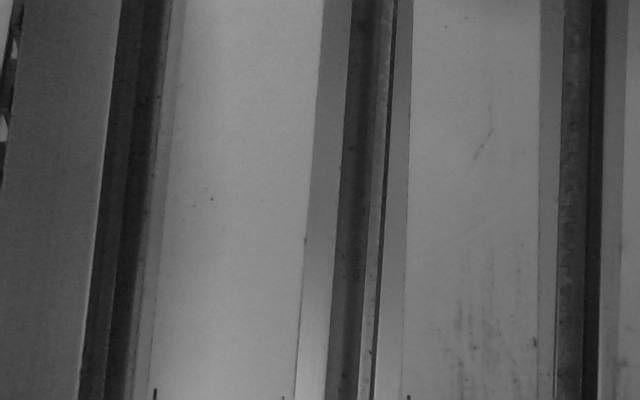
#> input picture tests/data/bars_only.png, 640 x 400 px
$ python -i features.py   (imports and definitions only)   (older library calls are emulated)
#> lines starting #> are read from the running program, lines starting #| are printed output that depends on the picture
#> further down, picture is the input picture: shape (400, 640); min 13, max 163, mean 95.6
"""Board features in a picture (docs/13 §4.5): holes and fiducials (edge-based circles, bright or dark inside)
and outline corners (two straight edges fitted and crossed). Pixel space only; the caller maps to millimetres with
the camera model at the board's top plane.

Bench facts: a mounting hole over the dark T-slot grooves shows no contrast, over the bars it is a faint lighter
disc; round pads are look-alikes (a hole is plain inside, a pad has a hole of its own or is brighter at its rim).
So: edge strength around the WHOLE circle at the expected radius, near the predicted place, and a sub-pixel fit.
"""
from __future__ import annotations

import math
from dataclasses import dataclass

import cv2
import numpy as np


# [6 lines left out: function fit_circle, not called in this run]


def _gradients(gray: np.ndarray, sigma: float = 1.0):
#> called with sigma = 1
    g = cv2.GaussianBlur(np.asarray(gray, np.float32), (0, 0), sigma)
    gx = cv2.Sobel(g, cv2.CV_32F, 1, 0, ksize=3) / 8.0
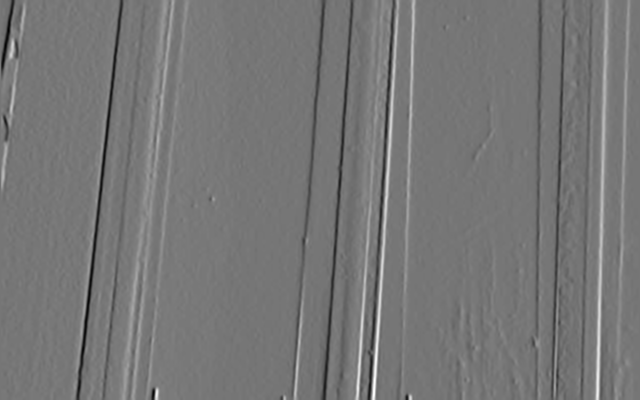
#> gx: shape (400, 640) float32; min -26.19, max 30.02, mean 0.1; drawn with min black and max white
    gy = cv2.Sobel(g, cv2.CV_32F, 0, 1, ksize=3) / 8.0
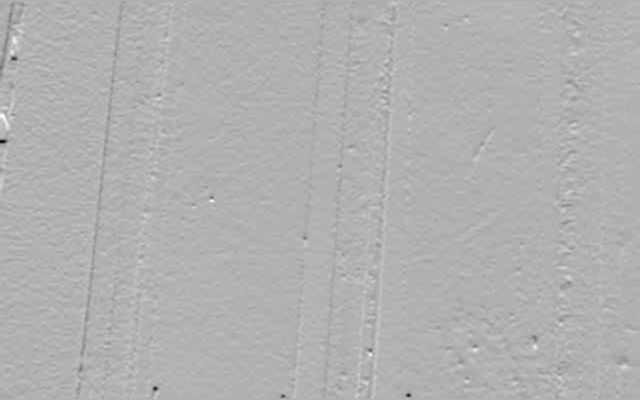
#> gy: shape (400, 640) float32; min -20.28, max 8.95, mean 0.0206; drawn with min black and max white
    return g, gx, gy


# [13 lines left out: function _sample, not called in this run]


@dataclass
class Circle:
    centre: np.ndarray            # px
    radius: float                 # px
    score: float                  # edge strength around the circle / typical edge strength (0..~3)
    polarity: str                 # bright | dark (inside)
    rms: float                    # px, edge points to the fitted circle
    points: int


# [144 lines left out: functions find_circle, find_hole, _largest_gap, not called in this run]


@dataclass
class Line:
    point: np.ndarray
    direction: np.ndarray         # unit
    rms: float
    points: int


@dataclass
class Corner:
    point: np.ndarray             # px
    angle_deg: float              # between the two edges
    edges: tuple[Line, Line]


# [99 lines left out: functions edge_points, fit_line, intersect, find_corner, not called in this run]

>>> import cv2
>>> picture = cv2.imread('../../../tests/data/bars_only.png', cv2.IMREAD_GRAYSCALE)
>>> result = _gradients(picture)
